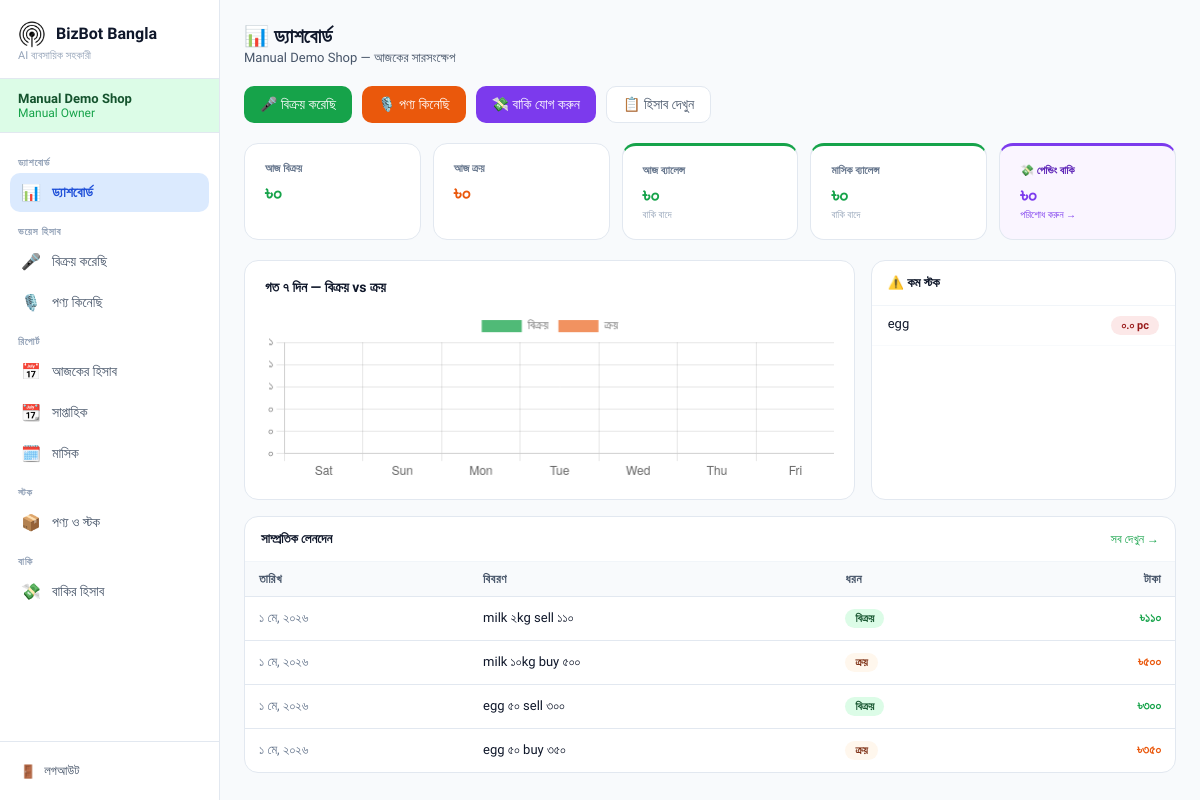
The app's page /dashboard/ (signed in) with its own data.
### core/models.py (models this page shows, shortened)
class Shop(models.Model):
    user = models.OneToOneField(User, on_delete=models.CASCADE)
    shop_name = models.CharField(max_length=200)
    owner_name = models.CharField(max_length=200)
    phone = models.CharField(max_length=20, blank=True)
    created_at = models.DateTimeField(auto_now_add=True)

class Product(models.Model):
    shop = models.ForeignKey(Shop, on_delete=models.CASCADE, related_name='products')
    name = models.CharField(max_length=200)
    stock = models.FloatField(default=0)
    unit = models.CharField(max_length=50, default='পিস')
    buy_price = models.FloatField(default=0)
    sell_price = models.FloatField(default=0)
    low_stock_alert = models.FloatField(default=0)
    @property
    def is_low_stock(self):
        if self.stock <= 0:
            return True
        if self.low_stock_alert <= 0:
            return False
        return self.stock <= self.low_stock_alert

class Transaction(models.Model):
    TYPE_CHOICES = [('sell','বিক্রয়'),('buy','ক্রয়')]
    shop = models.ForeignKey(Shop, on_delete=models.CASCADE, related_name='transactions')
    product = models.ForeignKey(Product, on_delete=models.SET_NULL, null=True, blank=True)
    transaction_type = models.CharField(max_length=10, choices=TYPE_CHOICES)
    description = models.TextField()
    quantity = models.FloatField(default=0)
    unit_price = models.FloatField(default=0)
    total_amount = models.FloatField()
    date = models.DateField()
    created_at = models.DateTimeField(auto_now_add=True)
    class Meta: ordering = ['-date','-created_at']

### core/views.py (the view)
# urls.py: path('dashboard/', views.dashboard, name='dashboard'),
@login_required
def dashboard(request):
    shop = get_object_or_404(Shop, user=request.user)
    today = date.today()
    month_start = today.replace(day=1)
    txns = Transaction.objects.filter(shop=shop)
    def agg(qs, t): return qs.filter(transaction_type=t).aggregate(s=Sum('total_amount'))['s'] or 0
    m = txns.filter(date__gte=month_start)
    sell_m = agg(m,'sell'); buy_m = agg(m,'buy')
    baki_m     = Baki.objects.filter(shop=shop, date__gte=month_start)
    baki_total_m = baki_m.aggregate(s=Sum('amount'))['s'] or 0
    profit_m   = sell_m - buy_m - baki_total_m
    sell_d = agg(txns.filter(date=today),'sell')
    buy_d  = agg(txns.filter(date=today),'buy')
    baki_d = Baki.objects.filter(shop=shop, date=today).aggregate(s=Sum('amount'))['s'] or 0
    real_balance_d = sell_d - buy_d - baki_d
    labels, sell_w, buy_w = [], [], []
    for i in range(6,-1,-1):
        d = today - timedelta(days=i)
        labels.append(d.strftime('%a')); dq = txns.filter(date=d)
        sell_w.append(float(agg(dq,'sell'))); buy_w.append(float(agg(dq,'buy')))
    low_stock  = [p for p in Product.objects.filter(shop=shop) if p.is_low_stock]
    recent     = txns[:6]
    baki_total = Baki.objects.filter(shop=shop).aggregate(s=Sum('amount'))['s'] or 0
    return render(request,'core/dashboard.html',{
        'shop':shop, 'sell_m':sell_m, 'buy_m':buy_m,
        'profit_m':profit_m,           # ✅ real balance (baki বাদ দিয়ে)
        'baki_total_m': baki_total_m,  # ✅ এই মাসের pending বাকি
        'baki_total': baki_total,      # ✅ সব মিলিয়ে pending বাকি
        'sell_d':sell_d, 'buy_d':buy_d,
        'real_balance_d': real_balance_d,
        'low_stock':low_stock, 'recent':recent,
        'chart_labels':json.dumps(labels),
        'chart_sell':json.dumps(sell_w),
        'chart_buy':json.dumps(buy_w),
        'product_count':Product.objects.filter(shop=shop).count(),
    })

### core/templatetags/bangla_number.py (called while the page is built)
@register.filter(name='bn')
def bangla_number(value):
    return str(value).translate(_DIGIT_MAP)

### templates/core/dashboard.html (shortened to what this page needs)
{% extends 'base.html' %}
{% load bangla_number %}
{% block content %}
<div class="page-header">
  <h1>📊 ড্যাশবোর্ড</h1>
  <p>{{ shop.shop_name }} — আজকের সারসংক্ষেপ</p>
</div>
<div style="display:flex;gap:10px;margin-bottom:20px;flex-wrap:wrap">
  <a href="{% url 'voice_sell' %}" class="btn btn-green">🎤 বিক্রয় করেছি</a>
  <a href="{% url 'voice_buy' %}" class="btn btn-orange">🎙️ পণ্য কিনেছি</a>
  <a href="{% url 'baki_list' %}" class="btn btn-purple">💸 বাকি যোগ করুন</a>
  <a href="{% url 'records' %}" class="btn btn-outline">📋 হিসাব দেখুন</a>
</div>
<div style="display:grid;grid-template-columns:repeat(5,1fr);gap:12px;margin-bottom:20px">
  <div class="card card-pad">
    <div style="font-size:11px;font-weight:600;color:#64748b;text-transform:uppercase;margin-bottom:6px">আজ বিক্রয়</div>
    <div style="font-size:20px;font-weight:700;color:#16a34a">৳{{ sell_d|floatformat:0|bn }}</div>
  </div>
  <div class="card card-pad">
    <div style="font-size:11px;font-weight:600;color:#64748b;text-transform:uppercase;margin-bottom:6px">আজ ক্রয়</div>
    <div style="font-size:20px;font-weight:700;color:#ea580c">৳{{ buy_d|floatformat:0|bn }}</div>
  </div>
  <div class="card card-pad" style="border-top:3px solid {% if real_balance_d >= 0 %}#16a34a{% else %}#dc2626{% endif %}">
    <div style="font-size:11px;font-weight:600;color:#64748b;text-transform:uppercase;margin-bottom:6px">আজ ব্যালেন্স</div>
    <div style="font-size:20px;font-weight:700;color:{% if real_balance_d >= 0 %}#16a34a{% else %}#dc2626{% endif %}">
      ৳{{ real_balance_d|floatformat:0|bn }}
    </div>
    <div style="font-size:10px;color:#94a3b8;margin-top:2px">বাকি বাদে</div>
  </div>
  <div class="card card-pad" style="border-top:3px solid {% if profit_m >= 0 %}#16a34a{% else %}#dc2626{% endif %}">
    <div style="font-size:11px;font-weight:600;color:#64748b;text-transform:uppercase;margin-bottom:6px">মাসিক ব্যালেন্স</div>
    <div style="font-size:20px;font-weight:700;color:{% if profit_m >= 0 %}#16a34a{% else %}#dc2626{% endif %}">
      ৳{{ profit_m|floatformat:0|bn }}
    </div>
    <div style="font-size:10px;color:#94a3b8;margin-top:2px">বাকি বাদে</div>
  </div>
  <div class="card card-pad" style="border-top:3px solid #7c3aed;background:#faf5ff">
    <div style="font-size:11px;font-weight:600;color:#5b21b6;text-transform:uppercase;margin-bottom:6px">💸 পেন্ডিং বাকি</div>
    <div style="font-size:20px;font-weight:700;color:#7c3aed">৳{{ baki_total|floatformat:0|bn }}</div>
    <div style="font-size:10px;margin-top:2px">
      <a href="{% url 'baki_list' %}" style="color:#7c3aed;text-decoration:none">পরিশোধ করুন →</a>
    </div>
  </div>
</div>
<div style="display:grid;grid-template-columns:2fr 1fr;gap:16px">
  <div class="card card-pad">
    <div style="font-size:14px;font-weight:600;margin-bottom:14px">গত ৭ দিন — বিক্রয় vs ক্রয়</div>
    <canvas id="chart" height="90"></canvas>
  </div>
  <div class="card">
    <div style="padding:14px 16px;border-bottom:1px solid #f1f5f9;font-size:13px;font-weight:600">⚠️ কম স্টক</div>
    {% if low_stock %}
    {% for p in low_stock %}
    <div style="padding:10px 16px;border-bottom:1px solid #f8fafc;display:flex;justify-content:space-between;font-size:13px">
      <span>{{ p.name }}</span>
      <span class="badge badge-danger">{{ p.stock|bn }} {{ p.unit }}</span>
    </div>
    {% endfor %}
    {% else %}
    <div style="padding:20px;text-align:center;font-size:13px;color:#94a3b8">✅ সব ঠিক আছে</div>
    {% endif %}
  </div>
</div>
<div class="card" style="margin-top:16px">
  <div style="padding:14px 16px;border-bottom:1px solid #f1f5f9;display:flex;justify-content:space-between;align-items:center">
    <span style="font-size:13px;font-weight:600">সাম্প্রতিক লেনদেন</span>
    <a href="{% url 'records' %}" style="font-size:12px;color:#16a34a;text-decoration:none">সব দেখুন →</a>
  </div>
  <table class="table">
    <thead>
      <tr><th>তারিখ</th><th>বিবরণ</th><th>ধরন</th><th style="text-align:right">টাকা</th></tr>
    </thead>
    <tbody>
    {% for t in recent %}
    <tr>
      <td style="color:#64748b">{{ t.date|date:"j F, Y"|bn }}</td>
      <td>{{ t.description|truncatechars:40|bn }}</td>
      <td><span class="badge badge-{{ t.transaction_type }}">{{ t.get_transaction_type_display }}</span></td>
      <td style="text-align:right;font-weight:600;color:{% if t.transaction_type == 'sell' %}#16a34a{% else %}#ea580c{% endif %}">
        ৳{{ t.total_amount|floatformat:0|bn }}
      </td>
    </tr>
    {% empty %}
    <tr><td colspan="4" style="text-align:center;color:#94a3b8;padding:24px">এখনো কোনো লেনদেন নেই</td></tr>
    {% endfor %}
    </tbody>
  </table>
</div>
{% endblock %}
{% block scripts %}
<script>
function toBn(n) {
  return String(Math.round(n)).replace(/\d/g, d => '০১২৩৪৫৬৭৮৯'[d]);
}
new Chart(document.getElementById('chart'), {
  type: 'bar',
  data: {
    labels: {{ chart_labels|safe }},
    datasets: [
      { label:'বিক্রয়', data:{{ chart_sell|safe }}, backgroundColor:'rgba(22,163,74,.75)', borderRadius:6 },
      { label:'ক্রয়',   data:{{ chart_buy|safe }},  backgroundColor:'rgba(234,88,12,.65)',  borderRadius:6 }
    ]
  },
  options: {
    responsive: true,
    plugins: {
      legend: { position:'top' },
      tooltip: { callbacks: { label: ctx => ctx.dataset.label + ': ৳' + toBn(ctx.parsed.y) }}
    },
    scales: { y: { beginAtZero:true, ticks: { callback: v => toBn(v) }}}
  }
});
</script>
{% endblock %}

### templates/base.html (shortened to what this page needs)
<!DOCTYPE html>
<html lang="bn">
<head>
{% load static %}
</head>
<body>
{% if user.is_authenticated %}
{% with shop=request.user.shop %}
<div class="sidebar">
  <div class="sidebar-logo">
    <div class="brand">
      <img class="logo-icon" alt="BizBot logo" src="{% static 'logo.png' %}">
      <h2>BizBot Bangla</h2>
    </div>
    <p>AI ব্যবসায়িক সহকারী</p>
  </div>
  <div class="sidebar-shop">
    <div class="shop-name">{{ shop.shop_name }}</div>
    <div class="owner">{{ shop.owner_name }}</div>
  </div>
  <nav>
    <div class="nav-section">ড্যাশবোর্ড</div>
    <a href="{% url 'dashboard' %}"
       class="{% if request.resolver_match.url_name == 'dashboard' %}active{% endif %}">
      <span class="icon">📊</span> ড্যাশবোর্ড
    </a>
    <div class="nav-section">ভয়েস হিসাব</div>
    <a href="{% url 'voice_sell' %}"
       class="{% if request.resolver_match.url_name == 'voice_sell' %}active-sell{% endif %}">
      <span class="icon">🎤</span> বিক্রয় করেছি
    </a>
    <a href="{% url 'voice_buy' %}"
       class="{% if request.resolver_match.url_name == 'voice_buy' %}active-buy{% endif %}">
      <span class="icon">🎙️</span> পণ্য কিনেছি
    </a>
    <div class="nav-section">রিপোর্ট</div>
    <a href="{% url 'records' %}?period=daily"
       class="{% if request.resolver_match.url_name == 'records' and request.GET.period == 'daily' or request.resolver_match.url_name == 'records' and not request.GET.period %}active{% endif %}">
      <span class="icon">📅</span> আজকের হিসাব
    </a>
    <a href="{% url 'records' %}?period=weekly"
       class="{% if request.resolver_match.url_name == 'records' and request.GET.period == 'weekly' %}active{% endif %}">
      <span class="icon">📆</span> সাপ্তাহিক
    </a>
    <a href="{% url 'records' %}?period=monthly"
       class="{% if request.resolver_match.url_name == 'records' and request.GET.period == 'monthly' %}active{% endif %}">
      <span class="icon">🗓️</span> মাসিক
    </a>
    <div class="nav-section">স্টক</div>
    <a href="{% url 'inventory' %}"
       class="{% if 'inventory' in request.resolver_match.url_name or 'product' in request.resolver_match.url_name %}active{% endif %}">
      <span class="icon">📦</span> পণ্য ও স্টক
    </a>
    <div class="nav-section">বাকি</div>
    <a href="{% url 'baki_list' %}"
       class="{% if 'baki' in request.resolver_match.url_name %}active-baki{% endif %}">
      <span class="icon">💸</span> বাকির হিসাব
    </a>
  </nav>
  <div class="sidebar-bottom">
    <a href="{% url 'logout' %}"><span>🚪</span> লগআউট</a>
  </div>
</div>
{% endwith %}
{% endif %}
<div class="{% if user.is_authenticated %}main{% endif %}">
  {% block content %}{% endblock %}
</div>
{% block scripts %}{% endblock %}
</body>
</html>

### templates/base.html (style rules this page uses)
:root { --green: #16a34a; --green-light: #dcfce7; --green-dark: #14532d; --orange: #ea580c; --orange-light: #fff7ed; --orange-dark: #7c2d12; --blue: #1d4ed8; --blue-light: #dbeafe; --purple: #7c3aed; --purple-light: #ede9fe; --bg: #f8fafc; --card: #ffffff; --border: #e2e8f0; --text: #0f172a; --text2: #475569; --text3: #94a3b8; --radius: 14px; --shadow: 0 2px 12px rgba(0,0,0,0.07); }
* { margin:0; padding:0; box-sizing:border-box; font-family:'Hind Siliguri',sans-serif; }
body { background:var(--bg); color:var(--text); min-height:100vh; }
.sidebar { position:fixed; top:0; left:0; width:220px; height:100vh; background:#fff; border-right:1px solid var(--border); display:flex; flex-direction:column; z-index:50; }
.sidebar-logo { padding:20px 18px 16px; border-bottom:1px solid var(--border); }
.sidebar-logo .brand { display:flex; align-items:center; gap:10px; }
.sidebar-logo .logo-icon { width:28px; height:28px; display:block; object-fit:contain; flex:0 0 auto; }
.sidebar-logo h2 { font-size:16px; font-weight:700; color:var(--text); line-height:1.1; }
.sidebar-logo p { font-size:11px; color:var(--text3); margin-top:1px; }
.sidebar-shop { padding:12px 18px; background:var(--green-light); border-bottom:1px solid var(--border); font-size:12px; }
.sidebar-shop .shop-name { font-weight:600; color:var(--green-dark); font-size:13px; }
.sidebar-shop .owner { color:var(--green); }
nav { flex:1; padding:10px 10px; overflow-y:auto; }
.nav-section { font-size:10px; font-weight:600; color:var(--text3); text-transform:uppercase; letter-spacing:.8px; padding:8px 8px 4px; margin-top:6px; }
nav a { display:flex; align-items:center; gap:10px; padding:10px 10px; border-radius:10px; color:var(--text2); text-decoration:none; font-size:14px; transition:all .15s; margin-bottom:2px; }
nav a.active { background:var(--blue-light); color:var(--blue); font-weight:600; }
nav a .icon { font-size:16px; width:22px; text-align:center; }
.sidebar-bottom { padding:12px 10px; border-top:1px solid var(--border); }
.sidebar-bottom a { display:flex; align-items:center; gap:8px; padding:9px 10px; border-radius:10px; color:var(--text2); text-decoration:none; font-size:13px; }
.main { margin-left:220px; padding:24px; }
.page-header { margin-bottom:20px; }
.page-header h1 { font-size:20px; font-weight:700; color:var(--text); }
.page-header p { font-size:13px; color:var(--text2); margin-top:2px; }
.card { background:var(--card); border-radius:var(--radius); border:1px solid var(--border); }
.card-pad { padding:18px 20px; }
.btn { display:inline-flex; align-items:center; gap:6px; padding:9px 16px; border-radius:10px; font-size:14px; font-weight:500; cursor:pointer; border:none; transition:all .15s; text-decoration:none; font-family:'Hind Siliguri',sans-serif; }
.btn-green { background:var(--green); color:white; }
.btn-orange { background:var(--orange); color:white; }
.btn-purple { background:var(--purple); color:white; }
.btn-outline { background:white; color:var(--text2); border:1px solid var(--border); }
.table { width:100%; border-collapse:collapse; }
.table th { padding:10px 14px; font-size:12px; font-weight:600; color:var(--text2); text-transform:uppercase; letter-spacing:.5px; background:var(--bg); border-bottom:1px solid var(--border); text-align:left; }
.table td { padding:12px 14px; font-size:13px; border-bottom:1px solid var(--border); }
.table tr:last-child td { border-bottom:none; }
.badge { display:inline-block; padding:3px 10px; border-radius:100px; font-size:11px; font-weight:600; }
.badge-sell { background:var(--green-light); color:var(--green-dark); }
.badge-buy { background:var(--orange-light); color:var(--orange-dark); }
.badge-danger { background:#fce8e8; color:#991b1b; }

### records on screen
Shop: shop_name "Manual Demo Shop", owner_name "Manual Owner"
Product: name "egg", stock|bn "০.০", unit "pc"
Transaction: date|bn "১ মে, ২০২৬", description|bn "milk ২kg sell ১১০", transaction_type "বিক্রয়", total_amount|bn "১১০"
Transaction: date|bn "১ মে, ২০২৬", description|bn "milk ১০kg buy ৫০০", transaction_type "ক্রয়", total_amount|bn "৫০০"
Transaction: date|bn "১ মে, ২০২৬", description|bn "egg ৫০ sell ৩০০", transaction_type "বিক্রয়", total_amount|bn "৩০০"
Transaction: date|bn "১ মে, ২০২৬", description|bn "egg ৫০ buy ৩৫০", transaction_type "ক্রয়", total_amount|bn "৩৫০"

### other values on screen
{{ sell_d|floatformat:0|bn }} "০"
{{ buy_d|floatformat:0|bn }} "০"
{{ real_balance_d|floatformat:0|bn }} "০"
{{ profit_m|floatformat:0|bn }} "০"
{{ baki_total|floatformat:0|bn }} "০"
chart data {{ chart_sell|safe }} [0.0, 0.0, 0.0, 0.0, 0.0, 0.0, 0.0]
chart data {{ chart_buy|safe }} [0.0, 0.0, 0.0, 0.0, 0.0, 0.0, 0.0]
